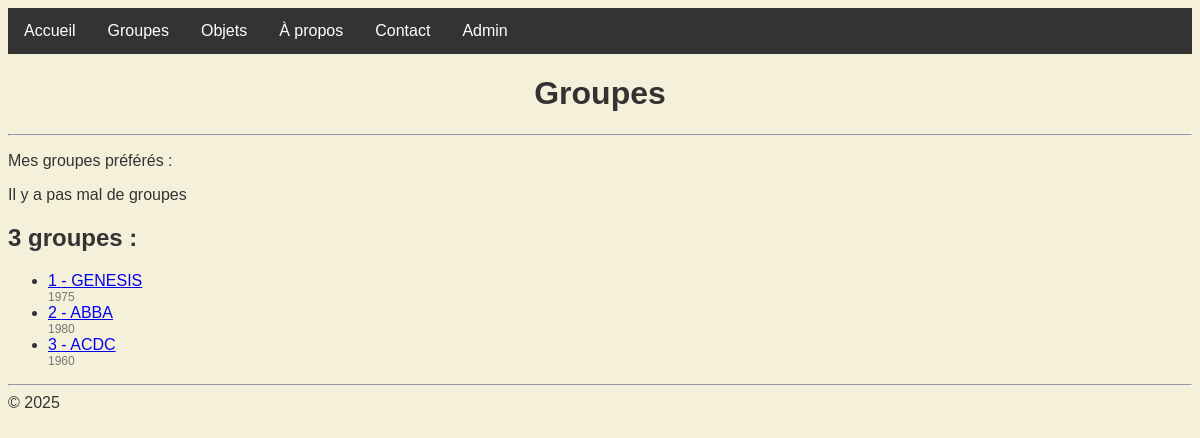
The page /bands on the database its author committed.
### listings/models.py (models this page shows, shortened)
class Band(models.Model):
    class Genre(models.TextChoices):
        HIP_HOP = "HH"
        SYNTHETIC_POP = "SP"
        ALTERNATIVE_ROCK = "AR"
    name = models.fields.CharField(max_length=100)
    genre = models.fields.CharField(choices=Genre.choices, max_length=5)
    biography = models.fields.CharField(null=True, max_length=1000)
    year_formed = models.fields.IntegerField(
        validators=[MinValueValidator(1900), MaxValueValidator(2024)]
    )
    active = models.fields.BooleanField(default=True)
    official_homepage = models.fields.URLField(null=True, blank=True)

### listings/views.py (the view)
# urls.py: path("bands", views.bands, name="bands"),
def bands(request):
    bands = Band.objects.all()
    return render(request, "listings/bands.html", context={"bands": bands})

### listings/templates/listings/bands.html
{% extends 'listings/base.html' %}
{% block content %}
<h1 class="center">Groupes</h1>
<hr>
<p>Mes groupes préférés :</p>
{% with nb=bands|length %}
  {% if nb < 1 %} Pas de groupe
  {% elif nb < 3 %} Il y a peu de groupes
  {% else %} Il y a pas mal de groupes
  {% endif %}
{% endwith %}
<h2>{{bands|length}} groupes :</h2>
<ul>
  {% for band in bands %}
  <li><a href="{% url 'band-show' band.id %}">{{ band.id }} - {{ band.name|upper }}</a>
    <div class="small"> {{  band.year_formed }} </div>
  </li>
  {% endfor %}
</ul>
{% endblock %}

### listings/static/listings/styles.css (style rules this page uses)
body { color: #333; font-family: "arial", sans-serif; background: rgb(245, 240, 218); }
.center { text-align: center; }
.small { color: #777; font-size: 12px; }

### rows shown on the page
Band: id "1", name "GENESIS", year_formed "1975"
Band: id "2", name "ABBA", year_formed "1980"
Band: id "3", name "ACDC", year_formed "1960"

### other values the page prints
{{ bands|length }} "3"
